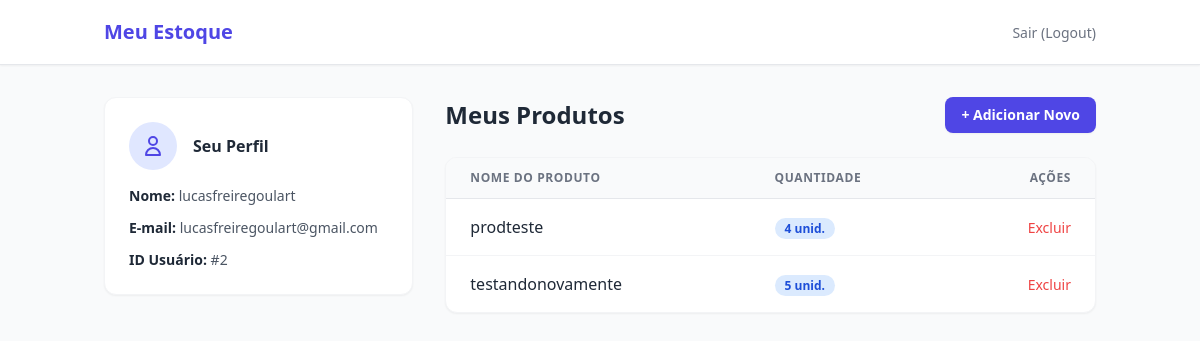
The page / (signed in) on the database as committed earlier.
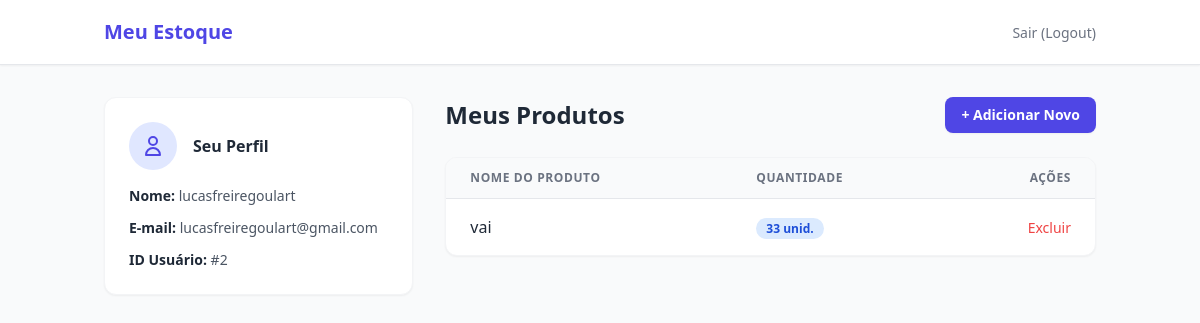
The same page on the database as committed later.
### core/models.py (models this page shows, shortened)
class Produto(models.Model):
    usuario = models.ForeignKey(User, on_delete=models.CASCADE)
    nome = models.CharField(max_length=100)
    quantidade = models.IntegerField()

### core/views.py (the view)
# urls.py: path('', HomeView.as_view(), name='home'),
class HomeView(LoginRequiredMixin, generic.ListView):
    model = Produto
    template_name = 'core/home.html'
    context_object_name = 'produtos'
    def get_queryset(self):
        return Produto.objects.filter(usuario=self.request.user)

### core/templates/core/home.html (shortened to what this page needs)
<!DOCTYPE html>
<html lang="pt-br">
<head>
    <script src="https://cdn.tailwindcss.com"></script>
</head>
<body class="bg-gray-50 min-h-screen">
    <nav class="bg-white shadow-sm border-b">
        <div class="max-w-5xl mx-auto px-4 h-16 flex justify-between items-center">
            <span class="text-xl font-bold text-indigo-600">Meu Estoque</span>
            <form action="{% url 'logout' %}" method="post">
                <button type="submit" class="text-sm font-medium text-gray-500 hover:text-red-600 transition">
                    Sair (Logout)
                </button>
            </form>
        </div>
    </nav>
    <main class="max-w-5xl mx-auto px-4 py-8">
        <div class="grid grid-cols-1 md:grid-cols-3 gap-8">
            <div class="md:col-span-1">
                <div class="bg-white p-6 rounded-xl shadow-sm border border-gray-100">
                    <div class="flex items-center space-x-4 mb-4">
                        <div class="bg-indigo-100 text-indigo-600 p-3 rounded-full">
                            <svg xmlns="http://www.w3.org/2000/svg" class="h-6 w-6" fill="none" viewBox="0 0 24 24" stroke="currentColor">
                                <path stroke-linecap="round" stroke-linejoin="round" stroke-width="2" d="M16 7a4 4 0 11-8 0 4 4 0 018 0zM12 14a7 7 0 00-7 7h14a7 7 0 00-7-7z" />
                            </svg>
                        </div>
                        <div>
                            <h2 class="font-bold text-gray-800">Seu Perfil</h2>
                        </div>
                    </div>
                    <div class="space-y-3 text-sm text-gray-600">
                        <p><span class="font-semibold text-gray-800">Nome:</span> {{ user.username }}</p>
                        <p><span class="font-semibold text-gray-800">E-mail:</span> {{ user.email }}</p>
                        <p><span class="font-semibold text-gray-800">ID Usuário:</span> #{{ user.id }}</p>
                    </div>
                </div>
            </div>
            <div class="md:col-span-2">
                <div class="flex justify-between items-center mb-6">
                    <h2 class="text-2xl font-bold text-gray-800">Meus Produtos</h2>
                    <a href="{% url 'add_produto' %}" class="bg-indigo-600 hover:bg-indigo-700 text-white text-sm font-semibold py-2 px-4 rounded-lg shadow-sm transition">
                        + Adicionar Novo
                    </a>
                </div>
                <div class="bg-white rounded-xl shadow-sm border border-gray-100 overflow-hidden">
                    <table class="w-full text-left">
                        <thead class="bg-gray-50 border-b">
                            <tr>
                                <th class="px-6 py-3 text-xs font-semibold text-gray-500 uppercase tracking-wider">Nome do Produto</th>
                                <th class="px-6 py-3 text-xs font-semibold text-gray-500 uppercase tracking-wider">Quantidade</th>
                                <th class="px-6 py-3 text-xs font-semibold text-gray-500 uppercase tracking-wider text-right">Ações</th>
                            </tr>
                        </thead>
                        <tbody class="divide-y divide-gray-100">
                            {% for produto in produtos %}
                            <tr class="hover:bg-gray-50 transition">
                                <td class="px-6 py-4 font-medium text-gray-800">{{ produto.nome }}</td>
                                <td class="px-6 py-4">
                                    <span class="bg-blue-100 text-blue-700 text-xs font-bold px-2.5 py-0.5 rounded-full">
                                        {{ produto.quantidade }} unid.
                                    </span>
                                </td>
                                <td class="px-6 py-4 text-right">
                                    <form action="{% url 'delete_produto' produto.pk %}" method="post" onsubmit="return confirm('Tem certeza que deseja excluir?')">
                                        <button type="submit" class="text-red-500 hover:text-red-700 font-medium text-sm">
                                            Excluir
                                        </td>
                            </tr>
                            {% empty %}
                            <tr>
                                <td colspan="3" class="px-6 py-10 text-center text-gray-400">
                                    Nenhum produto cadastrado ainda.
                                </td>
                            </tr>
                            {% endfor %}
                        </tbody>
                    </table>
                </div>
            </div>
        </div>
    </main>
</body>
</html>

Rows that differ between the two databases and show on the page:
removed Produto: nome "prodteste", quantidade "4"
removed Produto: nome "testandonovamente", quantidade "5"
added Produto: nome "vai", quantidade "33"
